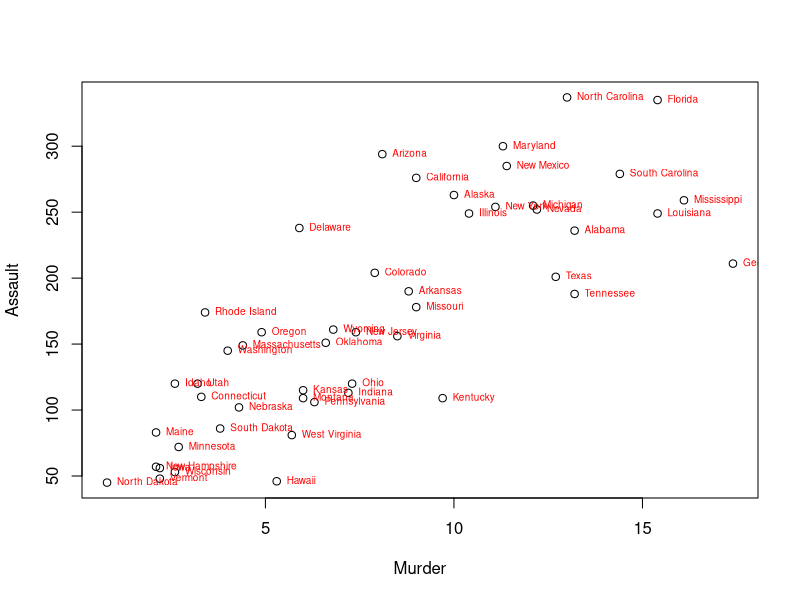
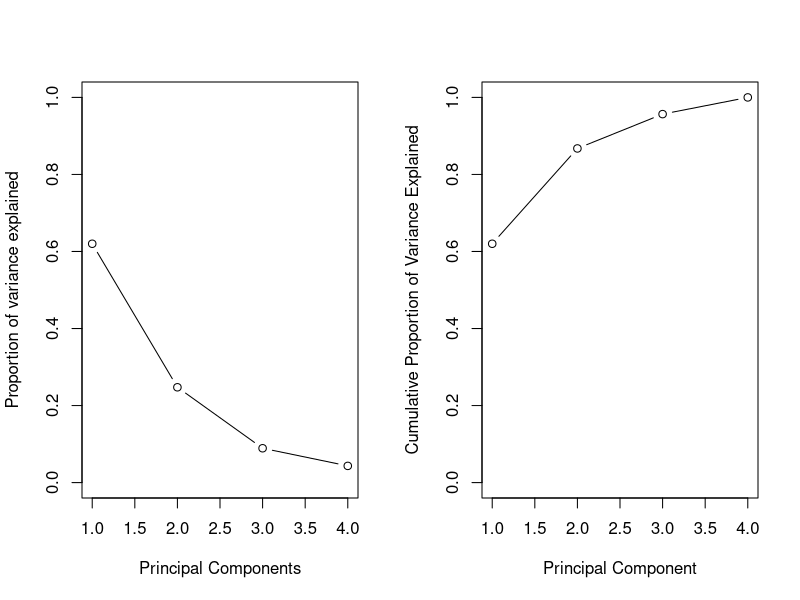
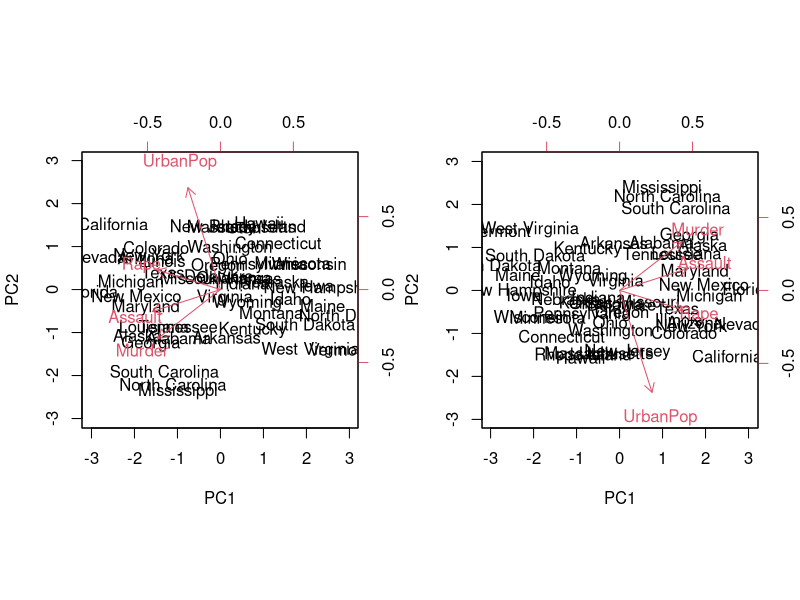

Write the R code that produced these figures, in order.
######################################################
# Principal Components Analysis (PCA)           
# based on Chapter 10, Lab 1, ISL textbook               
######################################################


#___________________________________________________________________________
# Data "USArrests" from baseR package
# For each of the 50 states in the USA,the data contains the number of arrests 
# per 100,000 residents for each of three crimes: Assault, Murder, Rape. 
# In addition, the variable UrbanPop records the percent of the population 
# in each state leaving in urban areas.
#___________________________________________________________________________

# Objectives: 
# - Perform a PCA to reduce the number of variables to a smaller number of PCs
#   that will summarize most of the information in the data
# - Discover and visualize how the 50 USA states differ based on
#   the multiple number of variables taken simultaneously
# ____________________________________________________________________________


#______________________
##  1. Explore the data 
#______________________
View(USArrests)
states=row.names(USArrests)
states
names(USArrests)
str(USArrests) # all var are continuous (numeric and integer)
cormatrix <- cor(USArrests)
round(cormatrix, 2) 
# certain variables are correlated => PCA is justified

# We can see how the variables correlate and how the states differ 
# by ploting 2 variables at once: 
# for example, Murder and Assault
plot(USArrests$Murder, USArrests$Assault, xlab = "Murder", ylab = "Assault")
text(USArrests$Murder, USArrests$Assault, row.names(USArrests), cex=0.6, 
     pos=4, col="red")
# This plot is quiet informative. However, using PCA we want a plot summarizing 
# records and all variables in the data set with minimum loss of information


apply(USArrests, 2, mean) #  to get column means; 1 for row means
# on average there are 3 times as many rapes as murders, and more than 8 times 
# as many assaults as rapes
apply(USArrests, 2, var)  #  variances 
# variables have vastly different variances. 
# hence, it is important to standardize the variables 


## ____________________________________
##   2. Run PCA and evaluate the output
## ____________________________________
pr.out = prcomp(USArrests, scale=TRUE)
names(pr.out)   # List of 5 elements (see also in the Global Environment)

pr.out$x # PC scores for each record  
dim(pr.out$x) 
# These are the new surrogate variables created, which (selectively) can be 
# used in other analyses instead of the original variables

pr.out$sdev     # The std. deviations of each PC
# equivalent to:
sqrt(apply(pr.out$x, 2, var))

pr.out$center   # Mean of the original variables
pr.out$scale    # Std.dev.of the original variables
pr.out$rotation # PC loading vector; 
# high loading on a single component allow us 
# to assign meanings to principal component. 
# Here, murder, assault and rape characterize PC1; 
# urban population characterizes PC2.

# Note: the number of components extracted by the software is always min(n-1,p), 
# where n is the size of the dataset and p is the number of original variables. 
# In other words, the number of PCs is less than or equal to the number of 
# original variables.
# The analyst will have to select only a few PCs, otherwise the PCA analysis 
# does not justify. 


# ____________________________________________________________________________
## 3. Scree plot
# (evaluate % of variance explained, elbow rule, ..)
# ____________________________________________________________________________
# variance and % of variance explained by each PC (eigen values)
summary(pr.out)
# alternatively
   pr.var = apply(pr.out$x, 2, var)
   pve = pr.var/sum(pr.var)
   pve
# Notice, PCs are ranked by how much they describe the data
# PC1 explains 62% of the variance in the data, 
# PC2 explains 24.7% of the variance in the data, etc..

 
# Represent explained variance in a graph (scree plot)
par(mfrow = c(1,2))
plot(pve, xlab="Principal Components", 
     ylab= "Proportion of variance explained",
     ylim=c(0,1), type='b') # identify the elbow of the plot and choose the 
# number of PC above the elbow
plot(cumsum(pve), xlab="Principal Component", 
     ylab="Cumulative Proportion of Variance Explained", 
     ylim=c(0,1), type='b') # check the cumulative plot and make the decision 

# _____________________________________________________________________________
# The question is: Is this PCA meaningful? Are there sufficient correlated 
# variables in the dataset to reduce the dimension of the data set to fewer 
# than four variables?
#______________________________________________________________________________
# For data summarization and visualization, PCA is worthy only if the top 2 
# or 3 PCs cover most of the variation in our data. This way, one can represent 
# all the records based on those PC in a bi- or maximum tri-dimensional space.
# As we can see, in this case, the first two components explain together more 
# than 80% of total variation in the data. 
# Hence, PC1 and PC2 can thus be used as surrogate variables for the original 
# data set. Of note, the selection of PC based on the elbow rule or variance 
# explained is not entirely objective because it only uses the training data set
# (minimizing the training error). 
# In the next lecture, I will discuss another method of selecting the best number
# of PC, tuning this parameter as a function the prediction accuracy of PCs
# (i.e.,cv-testing error).

# ______________________________________________________________________________
## 4.Biplot -evaluate how data and variables are mapped in regard to PC extracted
# ______________________________________________________________________________

biplot(pr.out, scale=0) 
# the sign of the loading vectors may vary depending on the software used, 
# but the values are the same. 
# to obtain exactly the biplot from the ISL textbook, we can reverse the signs:
pr.out$rotation = -pr.out$rotation
pr.out$x = -pr.out$x
biplot(pr.out, scale=0)

# How do we read this biplot?  
# (1) by default the plot represents only the first two PCs 
# (2) the plot represents both the loading vectors and the PCs scores
# (3) the loadings are the ones given in the rotation table
# (4) Assault, Murder and Rape have approx equal loading on PC1. 
#     UrbanPop has much less weight on PC1.
# (5) UrbanPop has high loading on PC2. 
# (6) Assault, Murder and Rape are close to each other, meaning they are 
#     correlated with each other. 
# (7) UrbanPop is less correlated with the other three.
# (8) States that have similar profiles (scores) on PC1 and PC2, are clustered
#     together. 
# (9) If the states are different based on PC1, like the California 
#     and South Dakota, such differences are likely to be due to the variables 
#     that have heavy influences on PC1. These variables were the crime-related 
#     variables. Thus, states like California have high crime rate, while states 
#     like South Dakota, which scores in the opposite direction of PC1, have 
#     low crime rate.


# ____________________________________________________________________________
## To conclude, PCA is a tool for:
#  a) data visualization and summarizing (objective fulfilled in this script) 
#  b) dimension reduction for implementing supervised predictive techniques 
#  We approach objective b) next lecture under Principal Component Regression 
#  There we will use function pcr() from the library "pls" 
#  pcr() function can perform PCA on a mix of categorical & continuous variables 
#  By default, PCA is a technique applied to continuous variables and therefore 
#  prcomp() function from base R (implemented in this script) works only with 
#  continuous/numeric data.   
# ____________________________________________________________________________


